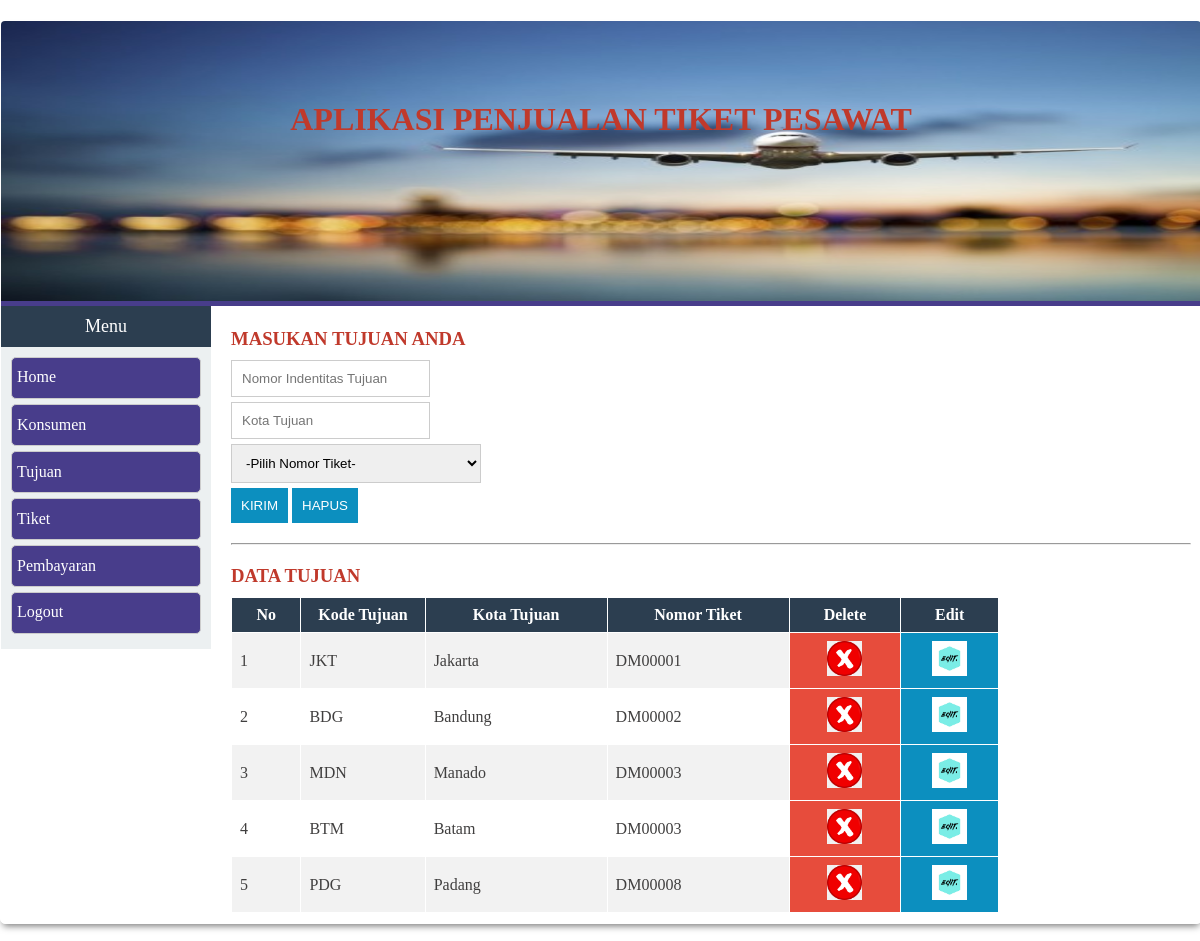
/entry_tujuan.php (signed in), run on the app's committed database.
### tables this page shows
CREATE TABLE IF NOT EXISTS `tbl_tujuan` (
  `no_tujuan` varchar(8) NOT NULL,
  `kota_tujuan` varchar(18) NOT NULL,
  `no_tiket` varchar(12) NOT NULL,
  PRIMARY KEY  (`no_tujuan`)
);

### data/data_tujuan.php (the view)
<table id="tabel"  border="1" cellpadding="3" >
	<tr>
		<th style="width: 20px;">No</th>
		<th style="width: 40px;">Kode Tujuan</th>
		<th style="width: 80px;">Kota Tujuan</th>
		<th style="width: 80px;">Nomor Tiket</th>
		<th style="width: 30px;">Delete</th>
		<th style="width: 30px;">Edit</th>
	</tr>
	<?php include('koneksi/conn.php');
	$sql = "SELECT * FROM tbl_tujuan ORDER BY no_tiket ASC";
	$hasil=mysqli_query($conn,$sql) or die(mysqli_error());
	$no=1;
	while ($data = mysqli_fetch_array ($hasil)){
		$id=$data['no_tujuan'];
		?>
		<tr>
			<td><?php echo $no++?></td>
			<td><?php echo $data['no_tujuan'];?></td>
			<td><?php echo $data['kota_tujuan']; ?></td>
			<td><?php echo $data['no_tiket']; ?></td>
			<td class="delete">
				<a href="deletetujuan.php?id_tujuan=<?php echo $id ?>" onclick="return confirm('Apakah anda yakin?')" class="btn-aksi"> <img src="img/silang.png "width="35px" alt="Delete Data"></a>
			</td>
			<td class="edit">
				<a href="edittujuan.php?id_tujuan=<?php echo $id?>" class="btn-aksi"><img src="img/editt2.png" class="card-img-top" width="35px" alt="Edit Data"></a>
			</td>
		</tr>
		<?php } ?>
	</table>

### style.css (style rules this page uses)
* { padding: 0; margin: 0; }
a:link { text-decoration: none; color: #fff; }
table { border-collapse: collapse; width: 80%; }
th, td { border:1px solid #fff; text-align: left; padding: 8px; }
td a:link { display: block; color: #0C8FBF !important; }
tr:nth-child(even) { background-color: #f2f2f2 }
.delete { background-color:#e74c3c; color:#fff; text-align: center; }
.edit { background-color:#0C8FBF; color:#fff; text-align: center; }
th { background-color:#2c3e50; color: white; text-align: center; }

### data on the page
tbl_tujuan: no_tujuan "JKT", kota_tujuan "Jakarta", no_tiket "DM00001"
tbl_tujuan: no_tujuan "BDG", kota_tujuan "Bandung", no_tiket "DM00002"
tbl_tujuan: no_tujuan "MDN", kota_tujuan "Manado", no_tiket "DM00003"
tbl_tujuan: no_tujuan "BTM", kota_tujuan "Batam", no_tiket "DM00003"
tbl_tujuan: no_tujuan "PDG", kota_tujuan "Padang", no_tiket "DM00008"
